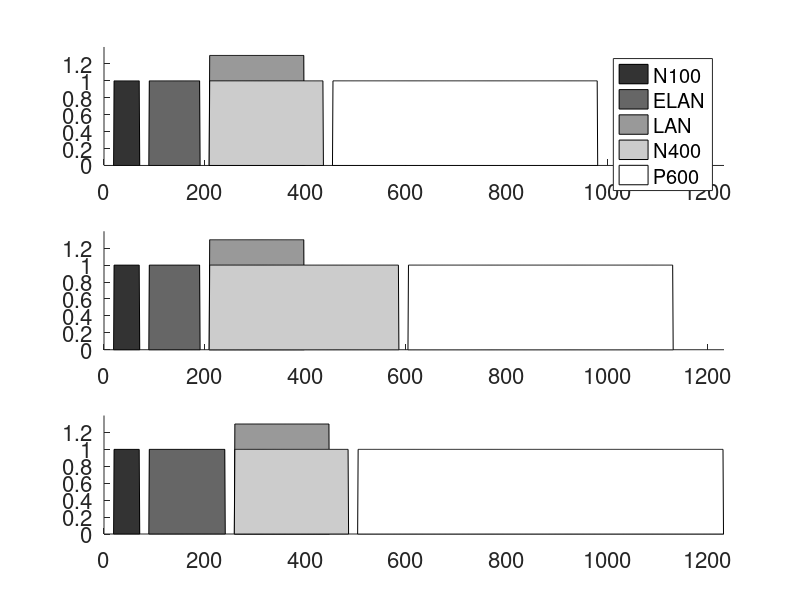

Source code (MATLAB):
time = 1:1232;

f = zeros(length(time),1);

for i=1:5
    b(i).boxcar = f;
    sem(i).boxcar = f;
    syn(i).boxcar = f;
end

b(1).boxcar(20:70) = 1;
b(2).boxcar(90:190) = 1;
b(3).boxcar(210:397) = 1.3;
b(4).boxcar(210:435) = 1;
b(5).boxcar(455:980) = 1;

sem(1).boxcar(20:70) = 1;
sem(2).boxcar(90:190) = 1;
sem(3).boxcar(210:397) = 1.3;
sem(4).boxcar(210:585) = 1;
sem(5).boxcar(605:1130) = 1;

syn(1).boxcar(20:70) = 1;
syn(2).boxcar(90:240) = 1;
syn(3).boxcar(260:447) = 1.3;
syn(4).boxcar(260:485) = 1;
syn(5).boxcar(505:1230) = 1;



% Plot sem vs baseline

figure;
subplot(3,1,1)
hold
box off
set(gcf,'color','white');
set(gca,'FontSize',16);
for i=1:5
%     plot(time, b(i).boxcar,'-', 'color','k','LineWidth',3);
    area(time, b(i).boxcar,'FaceColor',[.2 .2 .2]*i)
end
legend('N100','ELAN','LAN','N400','P600');
axis([0 1232 0 1.4])

subplot(3,1,2)
hold
box off
set(gcf,'color','white');
set(gca,'FontSize',16);
for i=1:5
%     plot(time, sem(i).boxcar,'-', 'color','k','LineWidth',3);
    area(time, sem(i).boxcar,'FaceColor',[.2 .2 .2]*i)
end
axis([0 1232 0 1.4])
subplot(3,1,3)
hold
box off
set(gcf,'color','white');
set(gca,'FontSize',16);
for i=1:5
%     plot(time, syn(i).boxcar,'-', 'color','k','LineWidth',3);
    area(time, syn(i).boxcar,'FaceColor',[.2 .2 .2]*i)
end
axis([0 1232 0 1.4])
